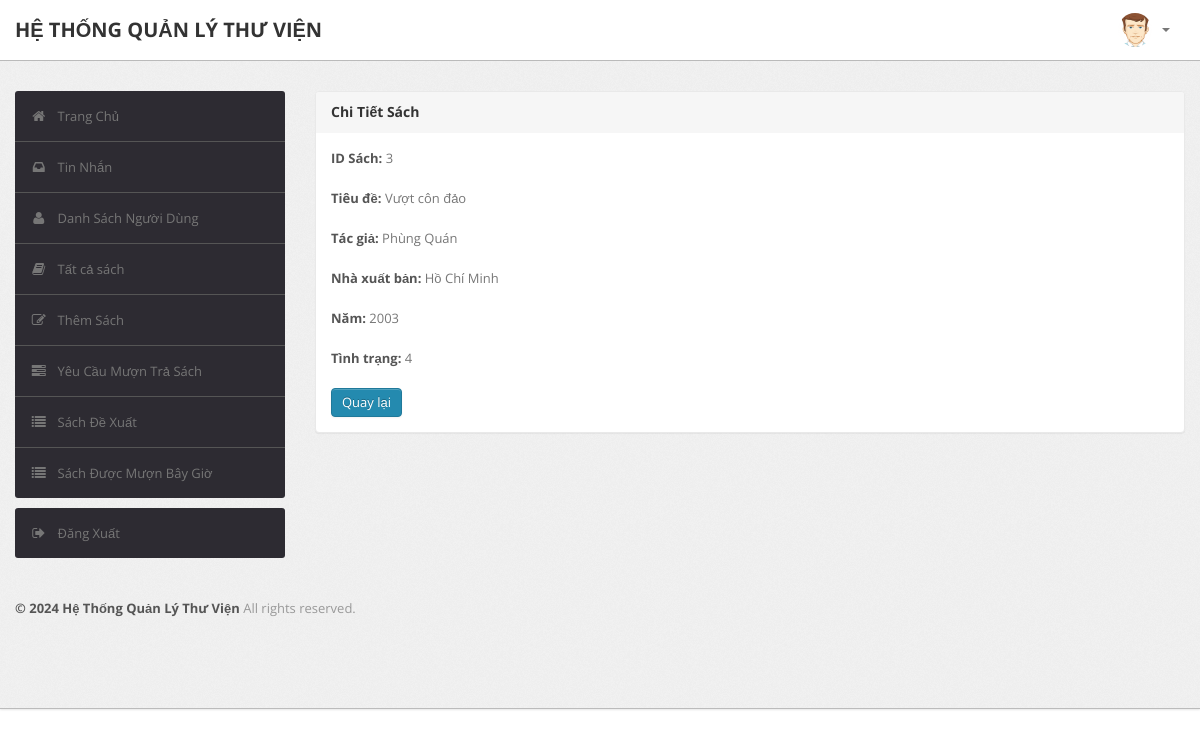
/admin/bookdetails.php?id=3 (signed in), run on an earlier commit of the app's database.
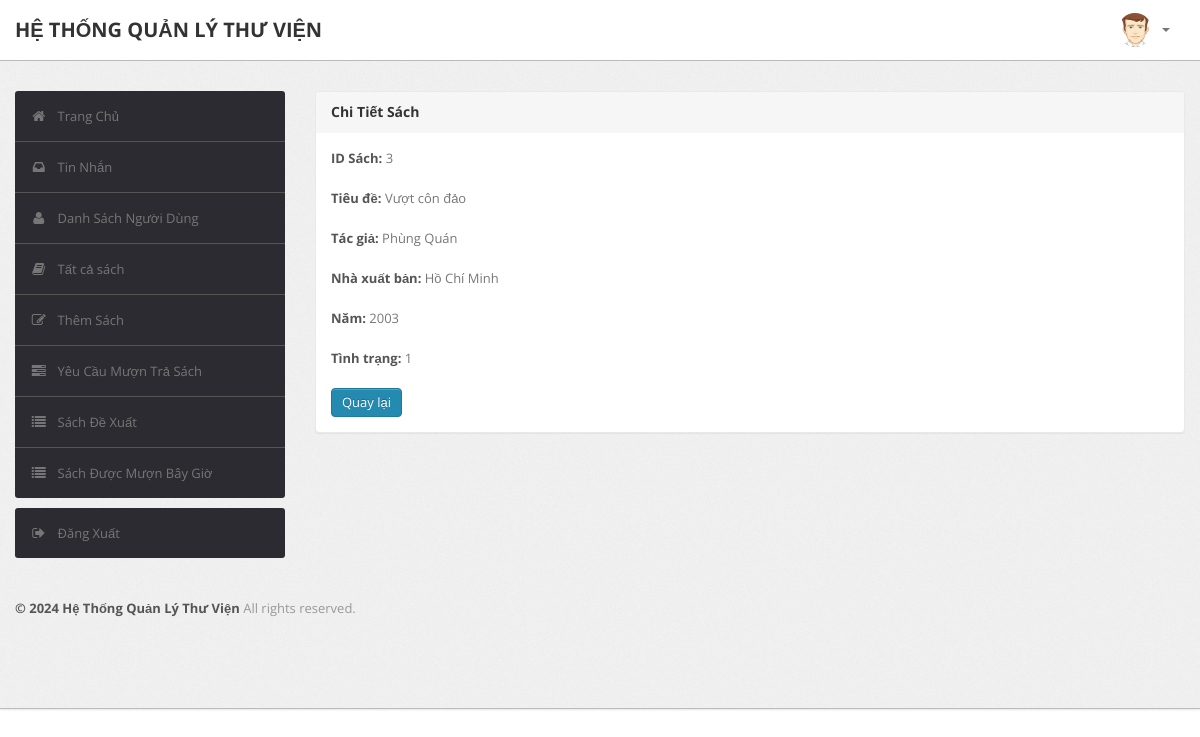
And on a later commit of the database.
### tables this page shows
CREATE TABLE `book` (
  `BookId` int(10) NOT NULL,
  `Title` varchar(50) DEFAULT NULL,
  `Publisher` varchar(50) DEFAULT NULL,
  `Year` varchar(50) DEFAULT NULL,
  `Availability` int(5) DEFAULT NULL
);

### admin/bookdetails.php (the view, shortened to what this page needs)
<?php
require('dbconn.php');
?>
<?php
if ($_SESSION['RollNo']) {
    ?>
<!DOCTYPE html>
<html lang="en">
    <head>
        <link type="text/css" href="bootstrap/css/bootstrap.min.css" rel="stylesheet">
        <link type="text/css" href="bootstrap/css/bootstrap-responsive.min.css" rel="stylesheet">
        <link type="text/css" href="css/theme.css" rel="stylesheet">
        <link type="text/css" href="images/icons/css/font-awesome.css" rel="stylesheet">
    </head>
    <body>
        <div class="navbar navbar-fixed-top">
            <div class="navbar-inner">
                <div class="container">
                        <a class="brand" href="index.php">HỆ THỐNG QUẢN LÝ THƯ VIỆN </a>
                    <div class="nav-collapse collapse navbar-inverse-collapse">
                        <ul class="nav pull-right">
                            <li class="nav-user dropdown"><a href="#" class="dropdown-toggle" data-toggle="dropdown">
                                <img src="images/user.png" class="nav-avatar" />
                                <b class="caret"></b></a>
                            </li>
                        </ul>
                    </div>
                </div>
            </div>
        </div>
        <div class="wrapper">
            <div class="container">
                <div class="row">
                    <div class="span3">
                        <div class="sidebar">
                            <ul class="widget widget-menu unstyled">
                                <li class="active"><a href="index.php"><i class="menu-icon icon-home"></i>Trang Chủ
                                </a></li>
                                 <li><a href="message.php"><i class="menu-icon icon-inbox"></i>Tin Nhắn</a>
                                </li>
                                <li><a href="student.php"><i class="menu-icon icon-user"></i>Danh Sách Người Dùng </a>
                                </li>
                                <li><a href="book.php"><i class="menu-icon icon-book"></i>Tất cả sách </a></li>
                                <li><a href="addbook.php"><i class="menu-icon icon-edit"></i>Thêm Sách </a></li>
                                <li><a href="requests.php"><i class="menu-icon icon-tasks"></i>Yêu Cầu Mượn Trả Sách </a></li>
                                <li><a href="recommendations.php"><i class="menu-icon icon-list"></i>Sách Đề Xuất </a></li>
                                <li><a href="current.php"><i class="menu-icon icon-list"></i>Sách Được Mượn Bây Giờ </a></li>
                            </ul>
                            <ul class="widget widget-menu unstyled">
                                <li><a href="logout.php"><i class="menu-icon icon-signout"></i>Đăng Xuất </a></li>
                            </ul>
                        </div>
                    </div>
                    <div class="span9">
                        <div class="content">
                        <div class="module">
                            <div class="module-head">
                                <h3>Chi Tiết Sách</h3>
                            </div>
                            <div class="module-body">
                        <?php
                            $x=$_GET['id'];
                            $sql="select * from LMS.book where BookId='$x'";
                            $result=$conn->query($sql);
                            $row=$result->fetch_assoc();
                                $bookid=$row['BookId'];
                                $name=$row['Title'];
                                $publisher=$row['Publisher'];
                                $year=$row['Year'];
                                $avail=$row['Availability'];
                                echo "<b>ID Sách:</b> ".$bookid."<br><br>";
                                echo "<b>Tiêu đề:</b> ".$name."<br><br>";
                                $sql1="select * from LMS.author where BookId='$bookid'";
                                $result=$conn->query($sql1);
                                echo "<b>Tác giả:</b> ";
                                while($row1=$result->fetch_assoc())
                                {
                                    echo $row1['Author']."&nbsp;";
                                }
                                echo "<br><br>";
                                echo "<b>Nhà xuất bản:</b> ".$publisher."<br><br>";
                                echo "<b>Năm:</b> ".$year."<br><br>";
                                echo "<b>Tình trạng:</b> ".$avail."<br><br>";
                            ?>
                        <a href="book.php" class="btn btn-primary">Quay lại</a>
                               </div>
                           </div>
                            </div>
                </div>
            </div>
        </div>
<div class="footer">
            <div class="container">
                <b class="copyright">&copy; 2024 Hệ Thống Quản Lý Thư Viện </b>All rights reserved.
            </div>
        </div>
    </body>
</html>
<?php }
else {
    echo "<script type='text/javascript'>alert('Access Denied!!!')</script>";
} ?>

What changed in the data, as far as the page shows it:
changed book "Vượt côn đảo": Availability "4" → "1"
